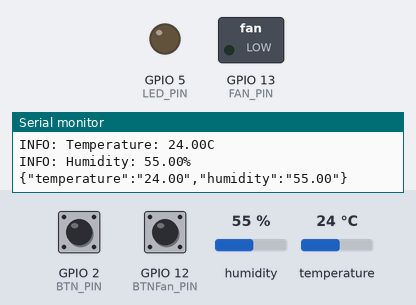
This sketch was run on a simulated ESP8266 (Wemos D1 mini). Parts: switched loads named in the sketch (green lamp = pin HIGH), output pins drawn as LEDs (lit = HIGH), the last lines printed to the serial monitor. The inputs (shaded band) are chosen by the test bench; at power-on: GPIO 2 (BTN_PIN) LOW, GPIO 12 (BTNFan_PIN) LOW, humidity 55 %, temperature 24 °C. WiFi joins after 1.5 s; servers stay silent unless stated; no MQTT or app messages arrive unless stated.

Above: at 2.7 s.
2.8 s: GPIO 2 (BTN_PIN) pulled HIGH for 0.15 s
At 3.4 s:
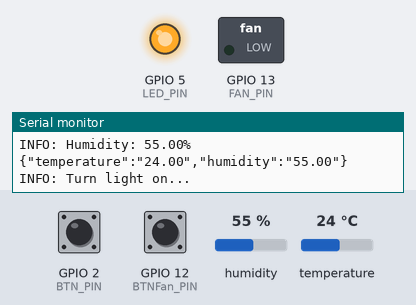
4.4 s: GPIO 12 (BTNFan_PIN) pulled HIGH for 0.15 s
At 5.7 s:
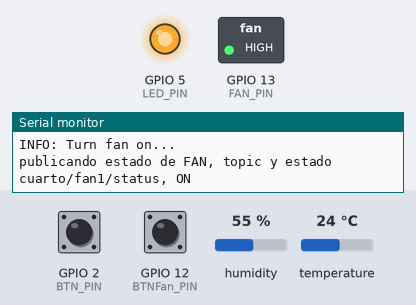
6.0 s: GPIO 2 (BTN_PIN) pulled HIGH for 1 s
At 8.3 s:
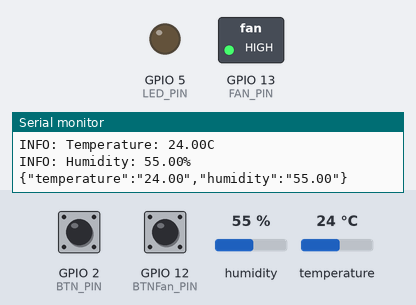
11.5 s: GPIO 2 (BTN_PIN) pulled HIGH for 3.2 s
At 15.3 s:
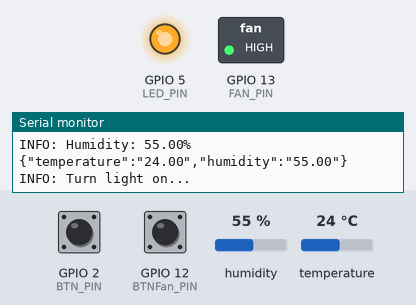
Timing chart, 0 to 16.8 s (numbered marks = the images above; inputs shaded):
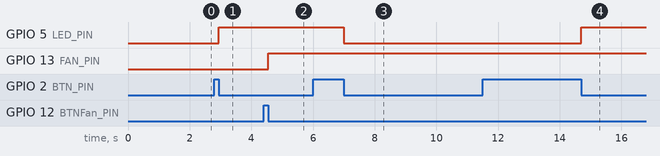

The sketch:

homeAss.ino
```cpp
/*
   MQTT Light for Home-Assistant - NodeMCU (ESP8266)
   https://home-assistant.io/components/light.mqtt/

   Libraries :
    - ESP8266 core for Arduino : https://github.com/esp8266/Arduino
    - PubSubClient : https://github.com/knolleary/pubsubclient

   Sources :
    - File > Examples > ES8266WiFi > WiFiClient
    - File > Examples > PubSubClient > mqtt_auth
    - File > Examples > PubSubClient > mqtt_esp8266

   Schematic :
    - https://github.com/mertenats/open-home-automation/blob/master/ha_mqtt_light/Schematic.png
    - GND - LED - Resistor 220 Ohms - D1/GPIO5

   Configuration (HA) :
    sensor:
      - name: "Temperature Sensor"
        state_topic: "/temperatura"
        icon: mdi:thermometer-lines
        unit_of_measurement: "      C"
    light:
      - name: "Luz Cuarto"
        state_topic: 'cuarto/light1/status'
        command_topic: 'cuarto/light1/switch'
        optimistic: false

    switch:
      - unique_id: fan_switch
        name: "Ventilador Cuarto"
        state_topic: "cuarto/fan1/status"
        command_topic: "cuarto/fan1/switch"
        optimistic: false
        icon: mdi:fan


   Samuel M. - v1.1 - 08.2016
   If you like this example, please add a star! Thank you!
   https://github.com/mertenats/open-home-automation
*/

#include <ESP8266WiFi.h>
#include <PubSubClient.h>
#include "DHTesp.h" // Click here to get the library: http://librarymanager/All#DHTesp
#include <ArduinoJson.h>

#define MQTT_VERSION MQTT_VERSION_3_1_1

// Wifi: SSID and password
const char *WIFI_SSID = "FamiliaLondono";
const char *WIFI_PASSWORD = "Cont301574";

// MQTT: ID, server IP, port, username and password
const PROGMEM char *MQTT_CLIENT_ID = "luz_cuarto";
const PROGMEM char *MQTT_SERVER_IP = "192.168.1.109";
const PROGMEM uint16_t MQTT_SERVER_PORT = 1883;
const PROGMEM char *MQTT_USER = "pi";
const PROGMEM char *MQTT_PASSWORD = "raspberry";

// MQTT: topics
const char *MQTT_LIGHT_STATE_TOPIC = "cuarto/light1/status";
const char *MQTT_LIGHT_COMMAND_TOPIC = "cuarto/light1/switch";
const char *MQTT_FAN_STATE_TOPIC = "cuarto/fan1/status";
const char *MQTT_FAN_COMMAND_TOPIC = "cuarto/fan1/switch";
// make 2 chars const for h and t with value "cuarto/temp1"
const char *MQTT_TEMP_TOPIC = "cuarto/temphumm1";

// payloads by default (on/off)
const char *LIGHT_ON = "ON";
const char *LIGHT_OFF = "OFF";
const char *FAN_ON = "ON";
const char *FAN_OFF = "OFF";

/// vars ///////////////
const PROGMEM uint8_t LED_PIN = 5;     // Wemos D1
const PROGMEM uint8_t BTN_PIN = 2;     // Wemos D4
const PROGMEM uint8_t FAN_PIN = 13;    // Wemos D7
const PROGMEM uint8_t BTNFan_PIN = 12; // Wemos D6
const PROGMEM uint8_t DHT_PIN = 4;     // Wemos D2
boolean m_light_state = false;         // light is turned off by default
boolean prev_lightbtn_st = false;      // previous button state
boolean m_fan_state = false;           // fan is turned off by default
boolean prev_fanbtn_st = false;        // previous button state

///  timers /////////////
unsigned long prev_btn_ms = 0;    // ms
unsigned long prev_btnfan_ms = 0; // ms
unsigned long prev_dht_ms = 0;    // ms

WiFiClient wifiClient;
PubSubClient client(wifiClient);
DHTesp dht;

// function called to publish the state of the light (on/off)
void publishLightState()
{
  if (m_light_state)
  {
    client.publish(MQTT_LIGHT_STATE_TOPIC, LIGHT_ON, true);
  }
  else
  {
    client.publish(MQTT_LIGHT_STATE_TOPIC, LIGHT_OFF, true);
  }
}
void publishfantState()
{
  if (m_fan_state)
  {
    Serial.print("publicando estado de FAN, topic y estado ");
    Serial.print(MQTT_FAN_STATE_TOPIC);
    Serial.print(", ");
    Serial.println(FAN_ON);
    client.publish(MQTT_FAN_STATE_TOPIC, FAN_ON, true);
  }
  else
  {
    Serial.print("publicando estado de FAN, topic y estado ");
    Serial.print(MQTT_FAN_STATE_TOPIC);
    Serial.print(", ");
    Serial.println(FAN_OFF);
    client.publish(MQTT_FAN_STATE_TOPIC, FAN_OFF, true);
  }
}

void publishData(float p_temperature, float p_humidity)
{
  // create a JSON object
  // doc : https://github.com/bblanchon/ArduinoJson/wiki/API%20Reference
  DynamicJsonDocument doc(1024);
  // INFO: the data must be converted into a string; a problem occurs when using floats...
  doc["temperature"] = (String)p_temperature;
  doc["humidity"] = (String)p_humidity;
  serializeJson(doc, Serial);
  Serial.println("");
  /*
    {
        "temperature": "23.20" ,
        "humidity": "43.70"
    }
  */
  char data[200];
  serializeJson(doc, data);
  client.publish(MQTT_TEMP_TOPIC, data, true);
  yield();
}
// function called to turn on/off the light
void setLightState()
{
  if (m_light_state)
  {
    digitalWrite(LED_PIN, HIGH);
    Serial.println("INFO: Turn light on...");
  }
  else
  {
    digitalWrite(LED_PIN, LOW);
    Serial.println("INFO: Turn light off...");
  }
}
void setFanState()
{
  if (m_fan_state)
  {
    digitalWrite(FAN_PIN, HIGH);
    Serial.println("INFO: Turn fan on...");
  }
  else
  {
    digitalWrite(FAN_PIN, LOW);
    Serial.println("INFO: Turn fan off...");
  }
}

// function called when a MQTT message arrived
void callback(char *p_topic, byte *p_payload, unsigned int p_length)
{
  // concat the payload into a string
  Serial.print("mensaje recibido con Topic: ");
  // Serial.print(((char)p_payload[0,5]));
  Serial.println(p_topic);
  String payload;
  for (uint8_t i = 0; i < p_length; i++)
  {
    payload.concat((char)p_payload[i]);
  }
  Serial.print("payload recibido: ");
  Serial.println(payload);
  // handle message topic
  if (String(MQTT_LIGHT_COMMAND_TOPIC).equals(p_topic))
  {
    // test if the payload is equal to "ON" or "OFF"
    if (payload.equals(String(LIGHT_ON)))
    {
      if (m_light_state != true)
      {
        m_light_state = true;
        setLightState();
        publishLightState();
      }
    }
    else if (payload.equals(String(LIGHT_OFF)))
    {
      if (m_light_state != false)
      {
        m_light_state = false;
        setLightState();
        publishLightState();
      }
    }
  }
  if (String(MQTT_FAN_COMMAND_TOPIC).equals(p_topic))
  {
    // test if the payload is equal to "ON" or "OFF"
    if (payload.equals(String(FAN_ON)))
    {
      if (m_fan_state != true)
      {
        m_fan_state = true;
        setFanState();
        publishfantState();
      }
    }
    else if (payload.equals(String(FAN_OFF)))
    {
      if (m_fan_state != false)
      {
        m_fan_state = false;
        setFanState();
        publishfantState();
      }
    }
  }
}

void reconnect()
{
  // Loop until we're reconnected
  while (!client.connected())
  {
    Serial.println("INFO: Attempting MQTT connection...");
    // Attempt to connect
    if (client.connect(MQTT_CLIENT_ID, MQTT_USER, MQTT_PASSWORD))
    {
      Serial.println("INFO: connected");
      // Once connected, publish an announcement...
      publishLightState();
      publishfantState();
      // ... and resubscribe
      client.subscribe(MQTT_LIGHT_COMMAND_TOPIC);
      client.subscribe(MQTT_FAN_COMMAND_TOPIC);
    }
    else
    {
      Serial.print("ERROR: failed, rc=");
      Serial.print(client.state());
      Serial.println("DEBUG: try again in 5 seconds");
      // Wait 5 seconds before retrying
      delay(5000);
    }
  }
}

void setup()
{
  // init the serial
  Serial.begin(115200);

  // init the led
  pinMode(LED_PIN, OUTPUT);
  pinMode(BTN_PIN, INPUT);
  pinMode(FAN_PIN, OUTPUT);
  pinMode(BTNFan_PIN, INPUT);
  analogWriteRange(255);
  setLightState();
  setFanState();

  // init the WiFi connection
  Serial.println();
  Serial.println();
  Serial.print("INFO: Connecting to ");
  WiFi.mode(WIFI_STA);
  Serial.println(WIFI_SSID);
  WiFi.begin(WIFI_SSID, WIFI_PASSWORD);
  dht.setup(DHT_PIN, DHTesp::DHT22); // Connect DHT sensor to GPIO 17
  while (WiFi.status() != WL_CONNECTED)
  {
    delay(500);
    Serial.print(".");
  }

  Serial.println("");
  Serial.println("INFO: WiFi connected");
  Serial.print("INFO: IP address: ");
  Serial.println(WiFi.localIP());

  // init the MQTT connection
  client.setServer(MQTT_SERVER_IP, MQTT_SERVER_PORT);
  client.setCallback(callback);
}

void loop()
{
  // timer with millis() every 2 seconds for dht readings
  if (millis() - prev_dht_ms > 2000)
  {
    prev_dht_ms = millis();
    float h = dht.getHumidity();
    float t = dht.getTemperature();
    if (isnan(h) || isnan(t))
    {
      Serial.println("ERROR: DHT reading failed");
    }
    else
    {
      Serial.print("INFO: Temperature: ");
      Serial.print(t);
      Serial.println("C");
      Serial.print("INFO: Humidity: ");
      Serial.print(h);
      Serial.println("%");
      publishData(t, h);
    }
  }
  // check if the light button is pressed
  if (digitalRead(BTN_PIN) != prev_lightbtn_st)
  {
    if (prev_lightbtn_st && millis() - prev_btn_ms > 200)
    {
      prev_btn_ms = millis();
      m_light_state = !m_light_state;
      setLightState();
      publishLightState();
    }
  }
  // check if the fan button is pressed same as light button
  if (digitalRead(BTNFan_PIN) != prev_fanbtn_st)
  {
    if (prev_fanbtn_st && millis() - prev_btnfan_ms > 200)
    {
      prev_btnfan_ms = millis();
      m_fan_state = !m_fan_state;
      setFanState();
      publishfantState();
    }
  }
  if (!client.connected())
  {
    reconnect();
  }
  prev_lightbtn_st = digitalRead(BTN_PIN);
  prev_fanbtn_st = digitalRead(BTNFan_PIN);
  client.loop();
}
```

Measured:
- after the input at 2.8 s, GPIO 5 (LED_PIN): LOW → HIGH after 0.15 s
- after the input at 4.4 s, GPIO 13 (FAN_PIN): LOW → HIGH after 0.15 s
- after the input at 6.0 s, GPIO 5 (LED_PIN): HIGH → LOW after 1.0 s
- after the input at 11.5 s, GPIO 5 (LED_PIN): LOW → HIGH after 3.2 s
